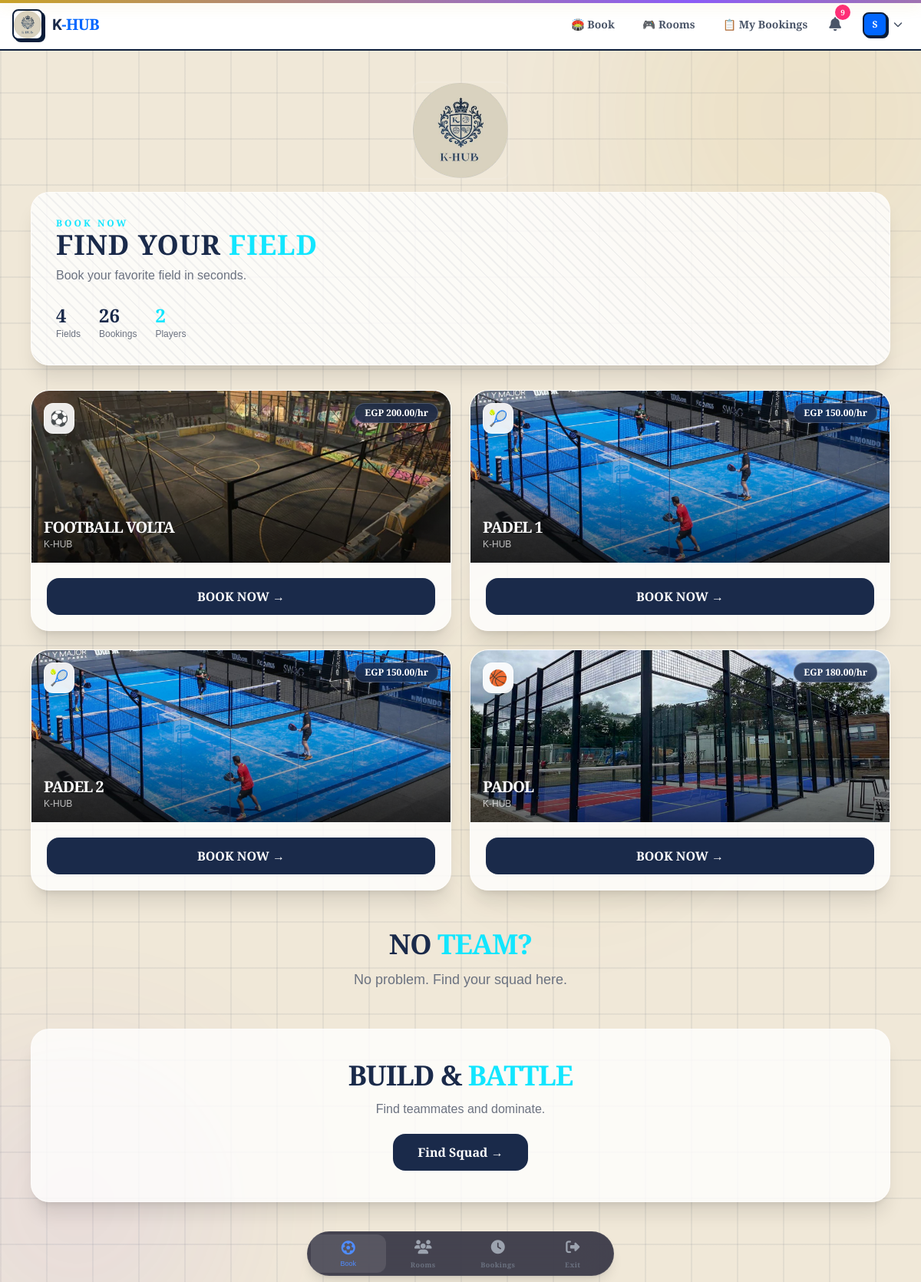
/booking/ (signed in), run on the app's committed database.
### accounts/models.py (models this page shows, shortened)
class User(AbstractBaseUser, PermissionsMixin):
    ROLE_CHOICES = [
        ('PLAYER', 'Player'),
        ('VENUE_OWNER', 'Venue Owner'),
        ('ADMIN', 'Admin'),
    ]
    email = models.EmailField(unique=True, db_index=True)
    username = models.CharField(max_length=50, unique=True, null=True, blank=True)
    role = models.CharField(max_length=20, choices=ROLE_CHOICES, default='PLAYER')
    is_active = models.BooleanField(default=True)
    is_staff = models.BooleanField(default=False)
    date_joined = models.DateTimeField(default=timezone.now)
    objects = UserManager()
    USERNAME_FIELD = 'email'
    REQUIRED_FIELDS = []
    class Meta:
        indexes = [
            models.Index(fields=['email']),
            models.Index(fields=['role']),
        ]
    @property
    def is_player(self):
        return self.role == 'PLAYER'

### venues/models.py (models this page shows, shortened)
class Field(models.Model):
    venue = models.ForeignKey(Venue, on_delete=models.CASCADE, related_name='fields')
    name = models.CharField(max_length=200)
    sport_type = models.CharField(max_length=20, choices=Venue.SPORT_CHOICES)
    description = models.TextField(blank=True)
    price_per_hour = models.DecimalField(max_digits=10, decimal_places=2, validators=[MinValueValidator(0)])
    is_active = models.BooleanField(default=True)
    image = models.ImageField(upload_to='field_images/', null=True, blank=True)
    created_at = models.DateTimeField(auto_now_add=True)
    class Meta:
        indexes = [
            models.Index(fields=['venue', 'is_active']),
            models.Index(fields=['sport_type']),
        ]

class Venue(models.Model):
    SPORT_CHOICES = [
        ('FOOTBALL', 'Football'),
        ('CRICKET', 'Cricket'),
        ('BASKETBALL', 'Basketball'),
        ('TENNIS', 'Tennis'),
        ('PADEL', 'Padel'),
        ('BADMINTON', 'Badminton'),
        ('VOLLEYBALL', 'Volleyball'),
        ('MULTI', 'Multi-Sport'),
    ]
    owner = models.ForeignKey(settings.AUTH_USER_MODEL, on_delete=models.CASCADE, related_name='venues')
    name = models.CharField(max_length=200)
    address = models.TextField()
    city = models.CharField(max_length=100)
    sport_type = models.CharField(max_length=20, choices=SPORT_CHOICES)
    description = models.TextField(blank=True)
    logo = models.ImageField(upload_to='venue_logos/', null=True, blank=True)
    brand_color = models.CharField(max_length=7, default='#0066FF')
    brand_name = models.CharField(max_length=200, blank=True)
    created_at = models.DateTimeField(auto_now_add=True)

### booking/views.py (the view)
# urls.py: path('', views.browse_fields, name='browse'),
@player_required
def browse_fields(request):
    sport_type = request.GET.get('sport_type', '')
    city = request.GET.get('city', '')
    date_val = request.GET.get('date', '')
    fields = Field.objects.filter(is_active=True)
    if sport_type:
        fields = fields.filter(sport_type=sport_type)
    if city:
        fields = fields.filter(venue__city__icontains=city)
    total_fields = fields.count()
    total_bookings = Booking.objects.filter(field__in=fields, status='CONFIRMED').count()
    total_players = Booking.objects.filter(field__in=fields, status='CONFIRMED').values('player').distinct().count()
    return render(request, 'booking/field_browse.html', {
        'fields': fields,
        'sport_type': sport_type,
        'city': city,
        'date': date_val,
        'total_fields': total_fields,
        'total_bookings': total_bookings,
        'total_players': total_players,
    })

### booking/templates/booking/field_browse.html (shortened to what this page needs)
{% extends 'base.html' %}
{% load static %}
{% block content %}
<div class="animate-fade-up max-w-6xl mx-auto px-4">
    <div class="rounded-3xl bg-white/80 backdrop-blur-xl border border-white/40 shadow-xl p-8 mb-8 relative overflow-hidden">
        <div class="absolute inset-0 opacity-5">
            <div class="absolute inset-0" style="background-image: repeating-linear-gradient(45deg, #1A2A4A 0px, #1A2A4A 2px, transparent 2px, transparent 10px);"></div>
        </div>
        <div class="relative z-10">
            <p class="text-xs font-bold tracking-[3px] text-[#12E6FF] uppercase">
                BOOK NOW
            </p>
            <h1 class="text-4xl font-black tracking-wide text-[#1A2A4A]">
                FIND YOUR
                <span class="text-[#12E6FF]">FIELD</span>
            </h1>
            <p class="text-gray-500 mt-2">
                Book your favorite field in seconds.
            </p>
            <div class="flex gap-6 mt-6">
                <div>
                    <p class="text-2xl font-black text-[#1A2A4A]">{{ total_fields|default:"4" }}</p>
                    <p class="text-xs text-gray-500">Fields</p>
                </div>
                <div>
                    <p class="text-2xl font-black text-[#1A2A4A]">{{ total_bookings|default:"12" }}</p>
                    <p class="text-xs text-gray-500">Bookings</p>
                </div>
                <div>
                    <p class="text-2xl font-black text-[#12E6FF]">{{ total_players|default:"28" }}</p>
                    <p class="text-xs text-gray-500">Players</p>
                </div>
            </div>
        </div>
    </div>
    <div class="grid grid-cols-2 md:grid-cols-2 gap-6 mb-12">
        {% for field in fields|slice:":4" %}
            <div class="rounded-3xl bg-white/80 backdrop-blur-xl border border-white/40 shadow-xl overflow-hidden hover:-translate-y-1 hover:shadow-2xl transition">
                <div class="h-56 relative overflow-hidden bg-[#1A2A4A]/10">
                    {% if field.image %}
                        <img src="{{ field.image.url }}" alt="{{ field.name }}" class="w-full h-full object-cover">
                    {% elif field.sport_type == 'FOOTBALL' %}
                        <img src="/static/img/fields/volta.webp" alt="Football" class="w-full h-full object-cover">
                    {% elif field.sport_type == 'PADEL' %}
                        <img src="/static/img/fields/20220522_Campo_padel_MONDO_superficie.jpg" alt="Padel" class="w-full h-full object-cover">
                    {% elif field.sport_type == 'BASKETBALL' %}
                        <img src="/static/img/fields/panoramic-ملاعب-بادبول.webp" alt="Basketball" class="w-full h-full object-cover">
                    {% endif %}
                    <div class="absolute inset-0 bg-gradient-to-t from-black/60 via-black/10 to-transparent"></div>
                    <div class="absolute top-4 right-4 bg-[#1A2A4A]/80 backdrop-blur text-white px-3 py-1 rounded-full text-xs font-semibold border border-white/20">
                        EGP {{ field.price_per_hour }}/hr
                    </div>
                    <div class="absolute top-4 left-4 w-10 h-10 rounded-xl bg-white/90 backdrop-blur border border-white/40 flex items-center justify-center text-xl shadow-lg">
                        {% if field.sport_type == 'FOOTBALL' %}⚽
                        {% elif field.sport_type == 'PADEL' %}🎾
                        {% elif field.sport_type == 'BASKETBALL' %}🏀
                        {% else %}🏟️{% endif %}
                    </div>
                    <div class="absolute bottom-4 left-4 z-10">
                        <h3 class="text-xl font-bold text-white drop-shadow-lg">
                            {{ field.name }}
                        </h3>
                        <p class="text-white/70 text-xs drop-shadow-lg">
                            {{ field.venue.name }}
                        </p>
                    </div>
                </div>
                <div class="p-5">
                    <a href="{% url 'booking:field_detail' field.id %}"
                       class="block text-center bg-[#1A2A4A] hover:bg-[#24395E] text-white rounded-2xl py-3 font-semibold transition">
                        BOOK NOW →
                    </a>
                </div>
            </div>
        {% endfor %}
    </div>
<div class="text-center" style="margin-bottom: 50px;margin-top: 50px;">
    <h2 class="text-4xl font-black text-[#1A2A4A]">
        NO
        <span class="text-[#12E6FF]">TEAM?</span>
    </h2>
    <p class="text-gray-500 mt-3 text-lg">
        No problem. Find your squad here.
    </p>
</div>
    <div class="rounded-3xl bg-white/80 backdrop-blur-xl border border-white/40 shadow-xl p-10 text-center">
        <h2 class="text-4xl font-black text-[#1A2A4A]">
            BUILD &
            <span class="text-[#12E6FF]">BATTLE</span>
        </h2>
        <p class="text-gray-500 mt-3">Find teammates and dominate.</p>
        <a href="{% url 'teams:room_list' %}" class="inline-block bg-[#1A2A4A] hover:bg-[#24395E] text-white rounded-2xl px-8 py-3 font-semibold transition mt-5">
            Find Squad →
        </a>
    </div>
</div>
{% endblock %}

### templates/base.html (shortened to what this page needs)
{% load static %}
<!DOCTYPE html>
<html lang="en" class="scroll-smooth">
<head>
    <script src="https://cdn.tailwindcss.com"></script>
    <link rel="stylesheet" href="https://cdnjs.cloudflare.com/ajax/libs/font-awesome/6.5.1/css/all.min.css">
</head>
<body>
    <div class="glow-orb glow-1"></div>
    <div class="glow-orb glow-2"></div>
    {% include 'navbar.html' %}
    <main class="container mx-auto px-4 py-6 max-w-7xl  animate-fade-up">
  <div class="flex justify-center items-center py-4 ">
        <img src="{% static 'img/logo.png' %}"
             alt="K-HUB"
             class="w-32 h-32 rounded-xl border-2 border-white/10 object-cover ">
    </div>
        {% block content %}{% endblock %}
    </main>
    {% include 'mobile_nav.html' %}
</body>
</html>

### templates/navbar.html (shortened to what this page needs)
{% load static %}
<nav class="hidden md:block bg-white border-b-2 border-[#0B1D3A] sticky top-0 z-50">
    <div class="container mx-auto px-4 max-w-7xl">
        <div class="flex items-center justify-between h-16">
            <a href="/" class="flex items-center gap-3">
                <img src="{% static 'img/logo.png' %}" alt="K-HUB" class="w-10 h-10 rounded-lg border-2 border-[#0B1D3A] shadow-[3px_3px_0px_#0B1D3A] object-contain bg-white">
                <span class="text-xl font-black tracking-tight" style="font-family: 'Orbitron', sans-serif;">
                    K<span style="color: #0066FF;">-HUB</span>
                </span>
            </a>
            {% if user.is_authenticated %}
            <div class="flex items-center gap-1">
                {% if user.is_player %}
                    <a href="{% url 'booking:browse_fields' %}" class="px-4 py-2 text-sm font-bold text-[#4A5568] hover:text-[#0066FF] hover:bg-[#F5F0E5] rounded-lg transition">
                        🏟️ Book
                    </a>
                    <a href="{% url 'teams:room_list' %}" class="px-4 py-2 text-sm font-bold text-[#4A5568] hover:text-[#0066FF] hover:bg-[#F5F0E5] rounded-lg transition">
                        🎮 Rooms
                    </a>
                    <a href="{% url 'booking:history' %}" class="px-4 py-2 text-sm font-bold text-[#4A5568] hover:text-[#0066FF] hover:bg-[#F5F0E5] rounded-lg transition">
                        📋 My Bookings
                    </a>
                {% endif %}
                <a href="{% url 'notifications:list' %}" class="relative p-2 text-[#4A5568] hover:text-[#0066FF] transition">
                    <i class="fas fa-bell text-lg"></i>
                    <span id="notifBadge" class="absolute -top-1 -right-1 w-5 h-5 bg-[#FF2D78] rounded-full text-[10px] flex items-center justify-center font-bold text-white hidden">
                    </span>
                </a>
                <div class="relative ml-2">
                    <button onclick="document.getElementById('userDropdown').classList.toggle('hidden')" class="flex items-center gap-2 p-2 hover:bg-[#F5F0E5] rounded-lg transition">
                        <div class="w-8 h-8 rounded-lg bg-[#0066FF] flex items-center justify-center text-white font-bold text-xs border-2 border-[#0B1D3A] shadow-[2px_2px_0px_#0B1D3A]">
                            {{ user.username|first|upper }}
                        </div>
                        <i class="fas fa-chevron-down text-xs text-[#4A5568]"></i>
                    </button>
                </div>
            </div>
{% else %}
<div class="flex items-center gap-3">
    <a href="{% url 'accounts:login' %}" class="btn-outline text-xs py-2 px-4">Sign In</a>
    <a href="{% url 'accounts:register_player' %}" class="btn-chrome text-xs py-2 px-4">Get Started</a>
</div>
{% endif %}
        </div>
    </div>
</nav>

### templates/mobile_header.html (shortened to what this page needs)
{% load static %}

### templates/mobile_nav.html (shortened to what this page needs)
<div class="fixed bottom-2 left-1/2 -translate-x-1/2 z-50 w-[90%] max-w-[400px]">
    <div class="bg-[#1A1A2E]/80 backdrop-blur-xl border border-white/5 rounded-[40px] shadow-lg">
        <div class="flex justify-around items-center h-14 px-1">
            {% if user.is_authenticated %}
                {% if user.is_player %}
                   <a href="{% url 'booking:browse' %}"
class="flex flex-col items-center justify-center flex-1 py-1 rounded-xl transition-all duration-300 hover:bg-white/5
{% if request.resolver_match.url_name == 'browse' %}
bg-white/10
{% endif %}
">
<i class="fas fa-futbol text-lg
{% if request.resolver_match.url_name == 'browse' %}
text-[#4F8CFF]
{% else %}
text-gray-400
{% endif %}"></i>
<span class="text-[9px]
{% if request.resolver_match.url_name == 'browse' %}
text-[#4F8CFF]
{% else %}
text-gray-500
{% endif %}">
Book
</span>
</a>
                    <a href="{% url 'teams:room_list' %}" class="flex flex-col items-center justify-center gap-0.5 flex-1 py-1 rounded-xl transition-all duration-300 hover:bg-white/5 {% if '/teams' in request.path %}bg-white/10{% endif %}">
                        <i class="fas fa-users text-lg {% if '/teams' in request.path %}text-[#9B6BFF]{% else %}text-gray-400{% endif %}"></i>
                        <span class="text-[9px] font-semibold tracking-wider {% if '/teams' in request.path %}text-[#9B6BFF]{% else %}text-gray-500{% endif %}">Rooms</span>
                    </a>
                    <a href="{% url 'booking:history' %}" class="flex flex-col items-center justify-center gap-0.5 flex-1 py-1 rounded-xl transition-all duration-300 hover:bg-white/5 {% if '/history' in request.path %}bg-white/10{% endif %}">
                        <i class="fas fa-clock text-lg {% if '/history' in request.path %}text-[#4F8CFF]{% else %}text-gray-400{% endif %}"></i>
                        <span class="text-[9px] font-semibold tracking-wider {% if '/history' in request.path %}text-[#4F8CFF]{% else %}text-gray-500{% endif %}">Bookings</span>
                    </a>
                    <a href="{% url 'accounts:logout' %}" class="flex flex-col items-center justify-center gap-0.5 flex-1 py-1 rounded-xl transition-all duration-300 hover:bg-red-500/10">
                        <i class="fas fa-sign-out-alt text-lg text-gray-400 hover:text-red-500"></i>
                        <span class="text-[9px] font-semibold tracking-wider text-gray-500 hover:text-red-500">Exit</span>
                    </a>
                {% endif %}
            {% endif %}
        </div>
    </div>
</div>
<div class="h-20"></div>

### data on the page
User: username|first "S"
Field: price_per_hour "200.00", name "FOOTBALL VOLTA", venue.name "K-HUB"
Field: price_per_hour "150.00", name "PADEL 1", venue.name "K-HUB"
Field: price_per_hour "150.00", name "PADEL 2", venue.name "K-HUB"
Field: price_per_hour "180.00", name "PADOL", venue.name "K-HUB"

### other printed values
{{ total_fields|default:"4" }} "4"
{{ total_bookings|default:"12" }} "26"
{{ total_players|default:"28" }} "2"
